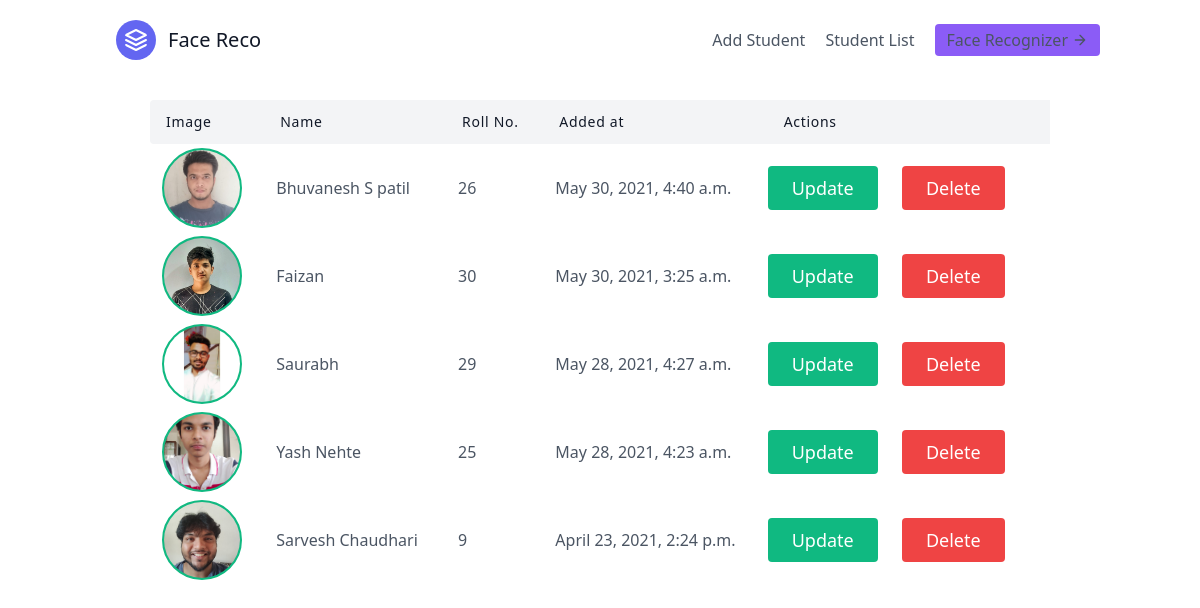
The page /student/list/ on the database its author committed.
### student/models.py (models this page shows, shortened)
class Student(models.Model):
    name = models.CharField(max_length=50)
    rollNo = models.CharField(max_length=10, unique=True)
    photo = models.ImageField(upload_to=path_and_rename, blank=True)
    added_at = models.DateTimeField(auto_now_add=True, null=True, blank=True)
    updated_at = models.DateTimeField(auto_now=True, null=True, blank=True)
    class Meta:
        ordering = ["-added_at"]

### student/views.py (the view)
# urls.py: path("list/", views.StudentListView.as_view(), name="studentList"),
class StudentListView(ListView):
    template_name = "student/list.html"
    queryset = Student.objects.all()
    context_object_name = "students"
    print()

### student/templates/student/list.html (shortened to what this page needs)
{% extends 'feed/index.html' %} {% block content %}
<section class="text-gray-600 body-font">
		<div class="lg:w-3/4 w-full mx-auto mt-5">
			<table class="table-auto w-full text-left whitespace-no-wrap">
				<thead>
					<tr>
						<th
							class="
								px-4
								py-3
								title-font
								tracking-wider
								font-medium
								text-gray-900 text-sm
								bg-gray-100
								rounded-tl rounded-bl
							"
						>
							Image
						</th>
						<th
							class="
								px-4
								py-3
								title-font
								tracking-wider
								font-medium
								text-gray-900 text-sm
								bg-gray-100
							"
						>
							Name
						</th>
						<th
							class="
								px-4
								py-3
								title-font
								tracking-wider
								font-medium
								text-gray-900 text-sm
								bg-gray-100
							"
						>
							Roll No.
						</th>
						<th
							class="
								px-4
								py-3
								title-font
								tracking-wider
								font-medium
								text-gray-900 text-sm
								bg-gray-100
							"
						>
							Added at
						</th>
						<th
							class="
								px-4
								py-3
								title-font
								tracking-wider
								font-medium
								text-gray-900 text-sm
								bg-gray-100
							"
						>
							Actions
						</th>
					</tr>
				</thead>
				<tbody>
				{% for student in students %}
					<tr class="px-2 py-2">
						<td class="px-3 py-1 flex content-center"><img alt="testimonial" class="w-20 h-20 object-cover object-center rounded-full  border-2 border-green-500 bg-green-500 align-middle" src="{{student.photo.url}}"></td>
						<td class="px-3 py-1">
							<a href='{% url "student:detailView" student.id %}'>
								{{student.name|capfirst }}</td>
						<td class="px-3 py-1">{{student.rollNo}}</td>
						<td class="px-3 py-1">{{student.added_at}}</td>
						<td>
						<a
				class="mr-5 hover:text-gray-900"
				href='{% url "student:updateView" student.id %}'
				><button class="inline-flex text-white bg-green-500 border-0 py-2 px-6 focus:outline-none hover:bg-indigo-600 rounded text-lg">Update</button></a
			>
						<a
				class="mr-5 hover:text-gray-900"
				href='{% url "student:deleteView" student.id %}'
				><button class="inline-flex text-white bg-red-500 border-0 py-2 px-6 focus:outline-none hover:bg-indigo-600 rounded text-lg">Delete</button></a>
						</td>
					</tr>
				{% endfor %}
				</tbody>
			</table>
		</div>
</section>
{% endblock content %}

### static/css/styles.css (style rules this page uses)
* { box-sizing: border-box; margin: 0; padding: 0; }
body { max-width: 100vw; overflow-x: hidden; }

### rows shown on the page
Student: photo (picture), name "Bhuvanesh S patil", rollNo "26", added_at "May 30, 2021, 4:40 a.m."
Student: photo (picture), name "Faizan", rollNo "30", added_at "May 30, 2021, 3:25 a.m."
Student: photo (picture), name "Saurabh", rollNo "29", added_at "May 28, 2021, 4:27 a.m."
Student: photo (picture), name "Yash Nehte", rollNo "25", added_at "May 28, 2021, 4:23 a.m."
Student: photo (picture), name "Sarvesh Chaudhari", rollNo "9", added_at "April 23, 2021, 2:24 p.m."
